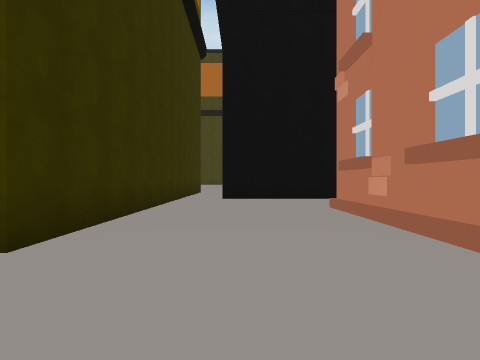
View 1 (above)

24 first-person views from a walk through a scene from a Unity 3-D project. The camera is 1.2 m above the floor, looks level and sees 80° across. The floor is counted in squares, 2 m on a side. Each view is taken from the middle of a square. On the plan, view 1 faces up. The plan holds only what a view shows up to about 9 squares ahead; the rest is blank. The place goes on beyond the plan. Some animated figures are not drawn. Some surface patterns are stand-ins.

View 2
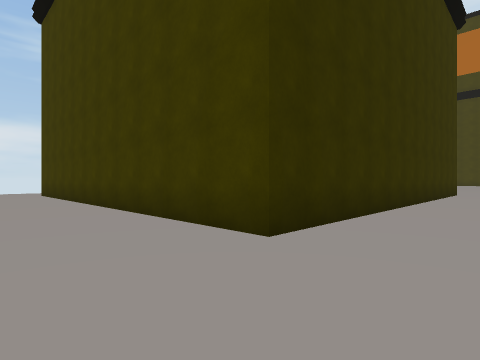

View 3
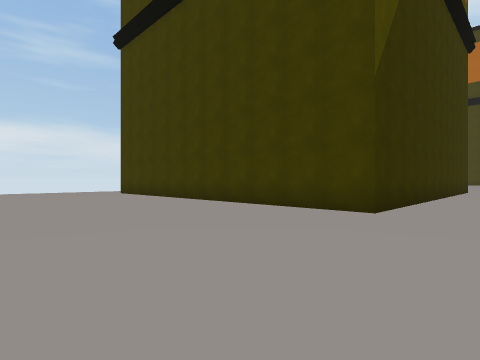

View 4
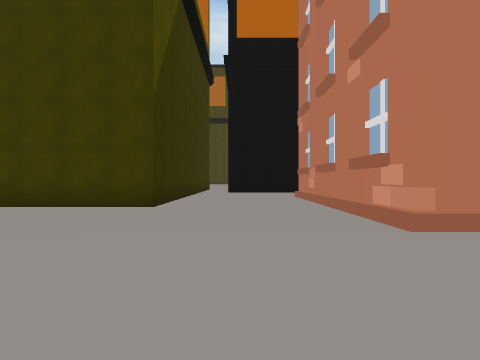

View 5
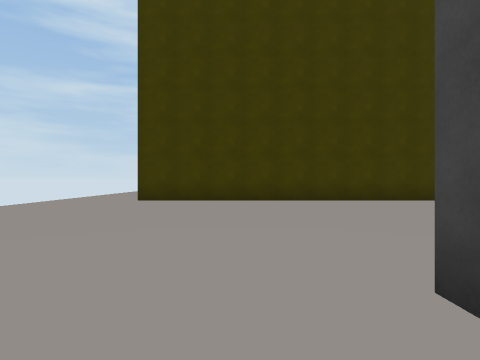

View 6
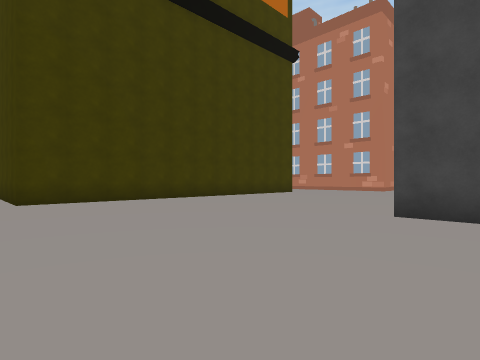

View 7
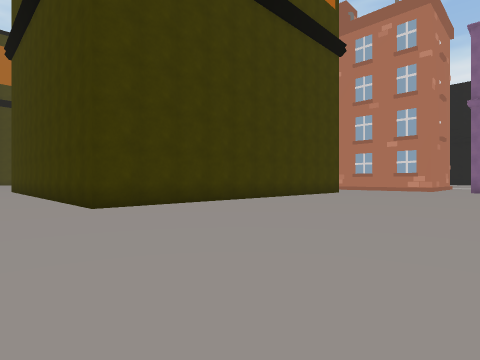

View 8
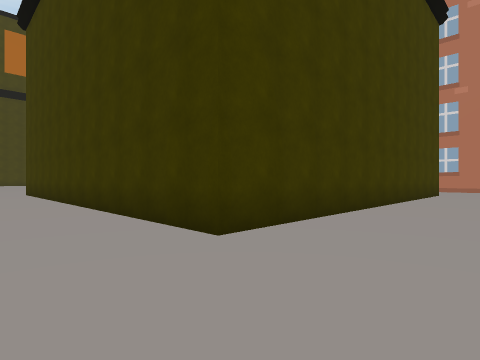

View 9
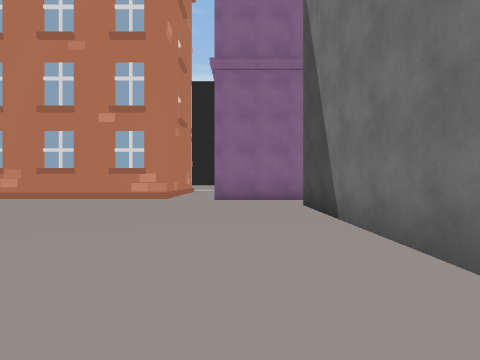

View 10
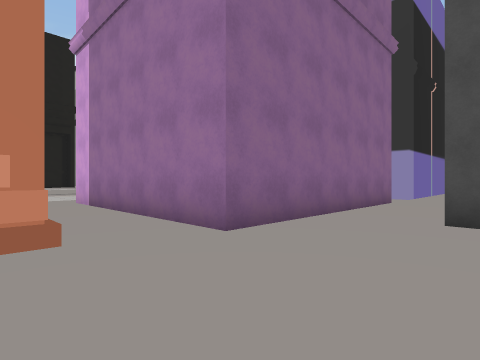

View 11
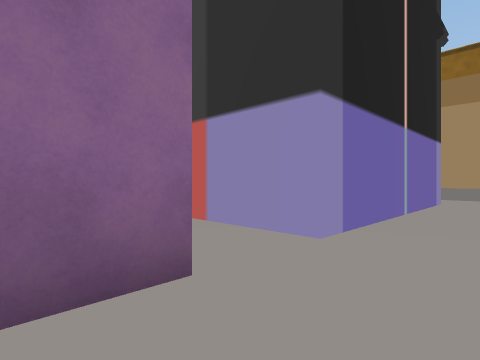

View 12
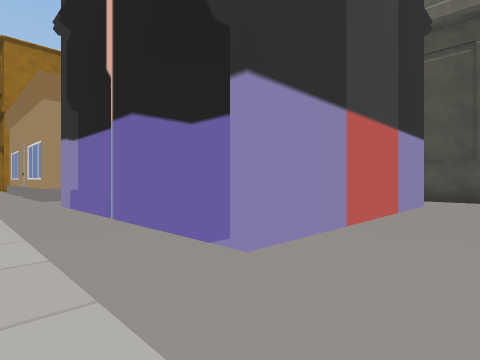

View 13
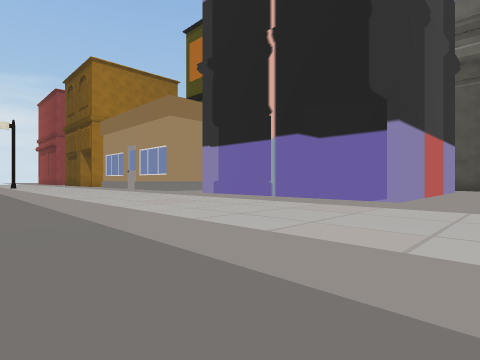

View 14
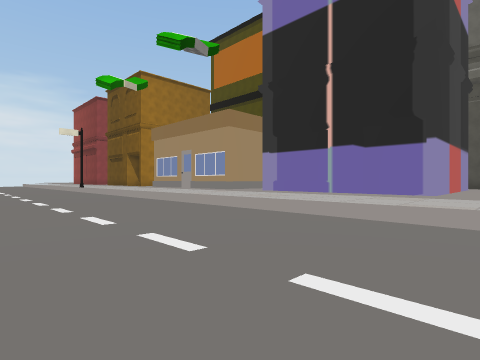

View 15
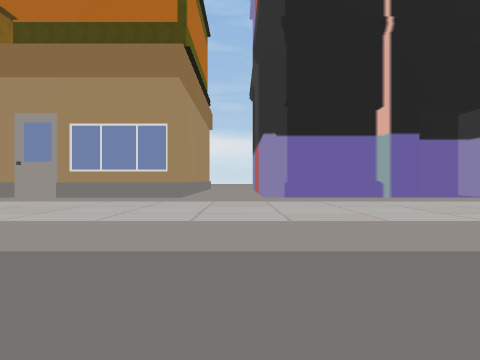

View 16
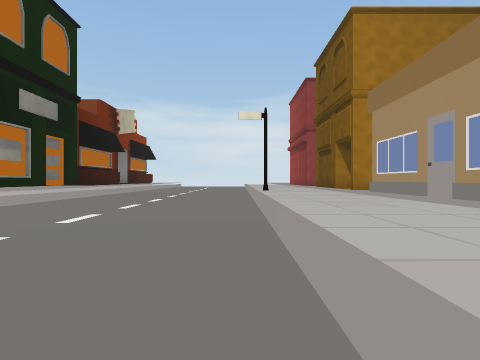

View 17
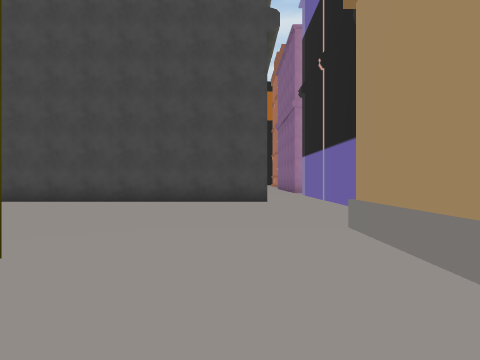

View 18
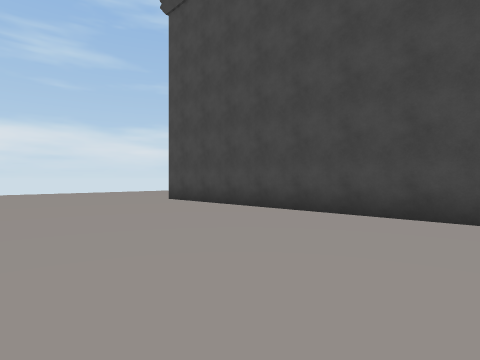

View 19
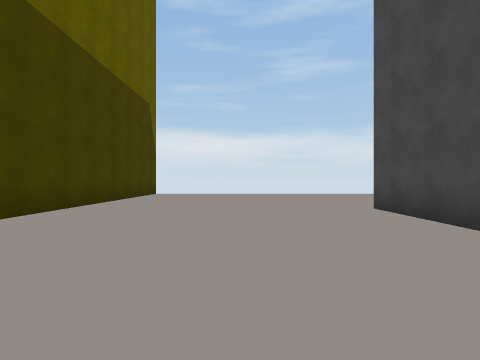

View 20
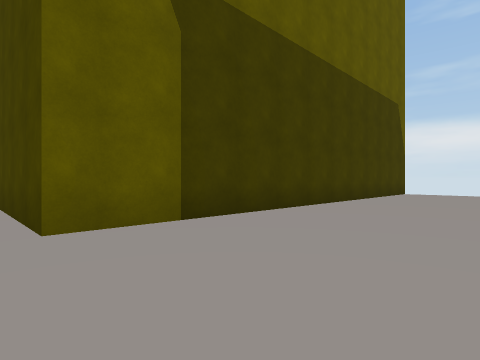

View 21
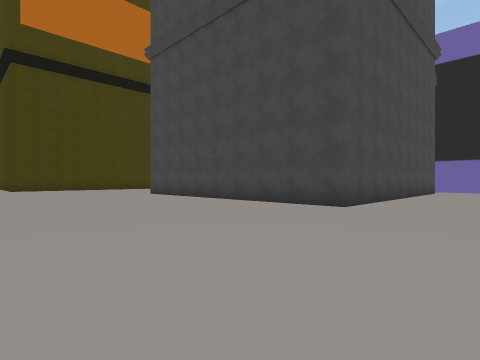

View 22
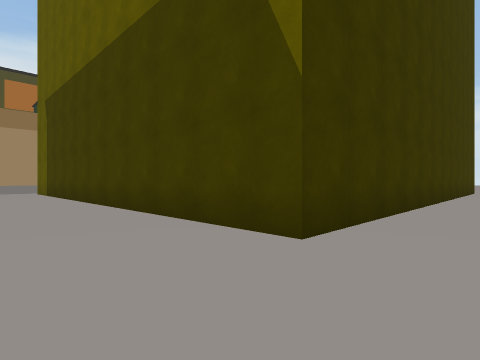

View 23
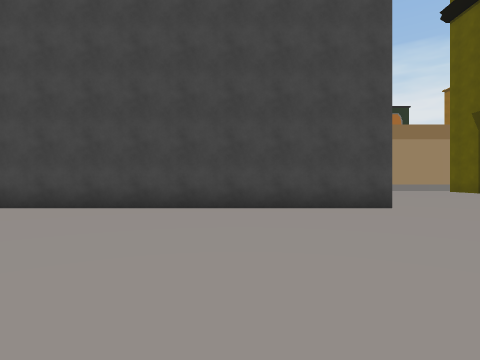

View 24
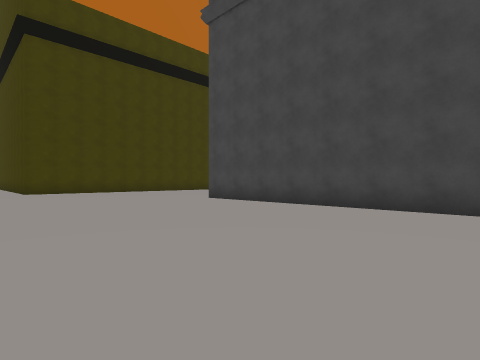

### Floor plan
Key: @ floor where view 1 was taken; # wall or solid block; . main floor; - floor 0.25 m lower than the main floor; O other object.
Columns run from 15 left of view 1 to 17 right of it. Each row starts with its distance up from view 1.
 11  .#          #.
 10  .#          #.
  9  .#          #.####
  8  .#          #....
  7  .#          #....
  6  .#          #...O
  5 ..#          #...O
  4 ..#          #...#
  3 ..############...O
  2 .................O
  1 .................O
  0 ...............@.O#
 -1 ......................
 -2 .......................
 -3 .................######
 -4 .................#
 -5  .....#   #####..#
 -6  .....#        ..#
 -7 ......#        ..#
 -8 ......#        ..#     ....-----
 -9 ......#       #............-----
-10 ......#       #..######....-----
-11 ......#        ..#   #.....-----
-12 ......#        ..#   ##....-----
-13 ......#########..#    #....-----
-14 .................#    #....----
-15 .................#  ###....----
-16 .................   .......----
-17 ..................  .......----
-18 ................##    #....-----
-19 ..###########...#     O....-----
-20 ..#         #...      #....------
-21 ..#         #..       #....------
-22 ..#         #         #....------

Where each view was taken, in squares from view 1:
view 1: 0 up, 0 right, facing up
view 2: 0 up, 0 right, facing up-left
view 3: 3 down, 0 right, facing up-left
view 4: 4 down, 0 right, facing up
view 5: 6 down, 10 left, facing up
view 6: 6 down, 14 left, facing up-right
view 7: 4 down, 15 left, facing up-right
view 8: 0 up, 15 left, facing up-right
view 9: 3 down, 7 left, facing right
view 10: 0 up, 1 left, facing down-right
view 11: 7 down, 0 right, facing down-right
view 12: 8 down, 9 right, facing down-left
view 13: 8 down, 13 right, facing down-left
view 14: 8 down, 16 right, facing down-left
view 15: 16 down, 14 right, facing left
view 16: 14 down, 12 right, facing down
view 17: 21 down, 1 left, facing up
view 18: 18 down, 1 left, facing up-left
view 19: 16 down, 3 left, facing left
view 20: 16 down, 2 left, facing down-left
view 21: 16 down, 15 left, facing up-right
view 22: 17 down, 15 left, facing down-right
view 23: 10 down, 15 left, facing right
view 24: 12 down, 15 left, facing up-right
